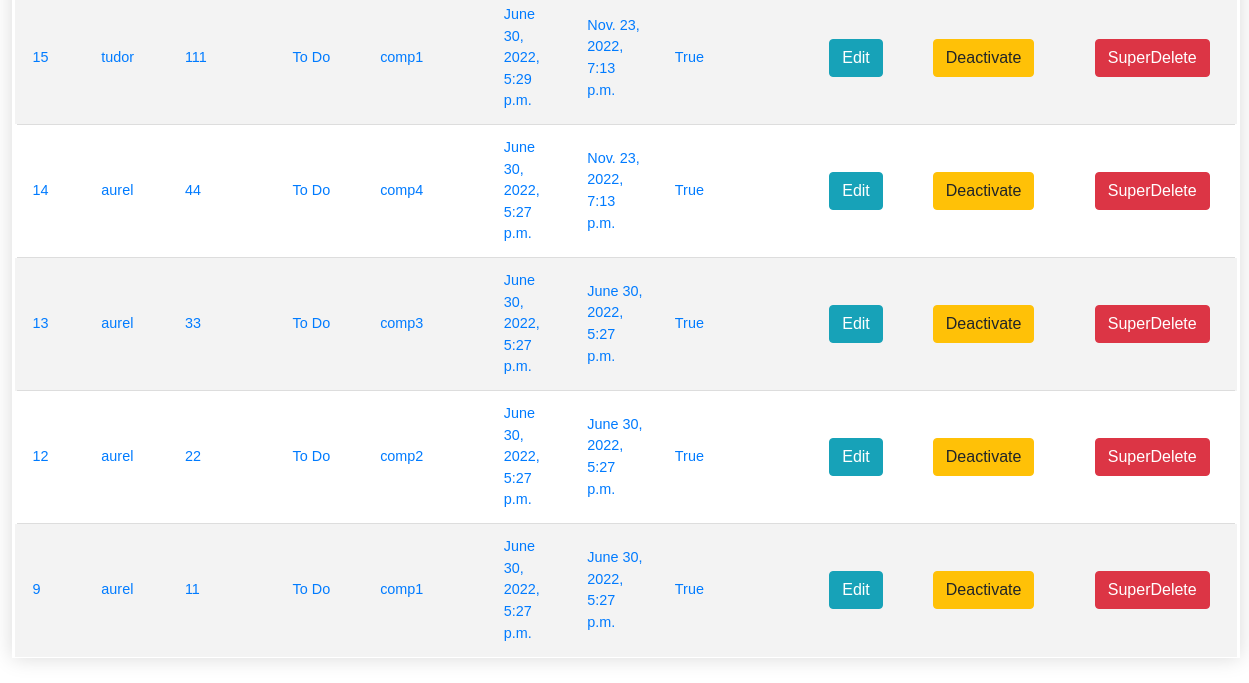
Before: /SuperMenueTickets/ (signed in, lower part) with the older database file.
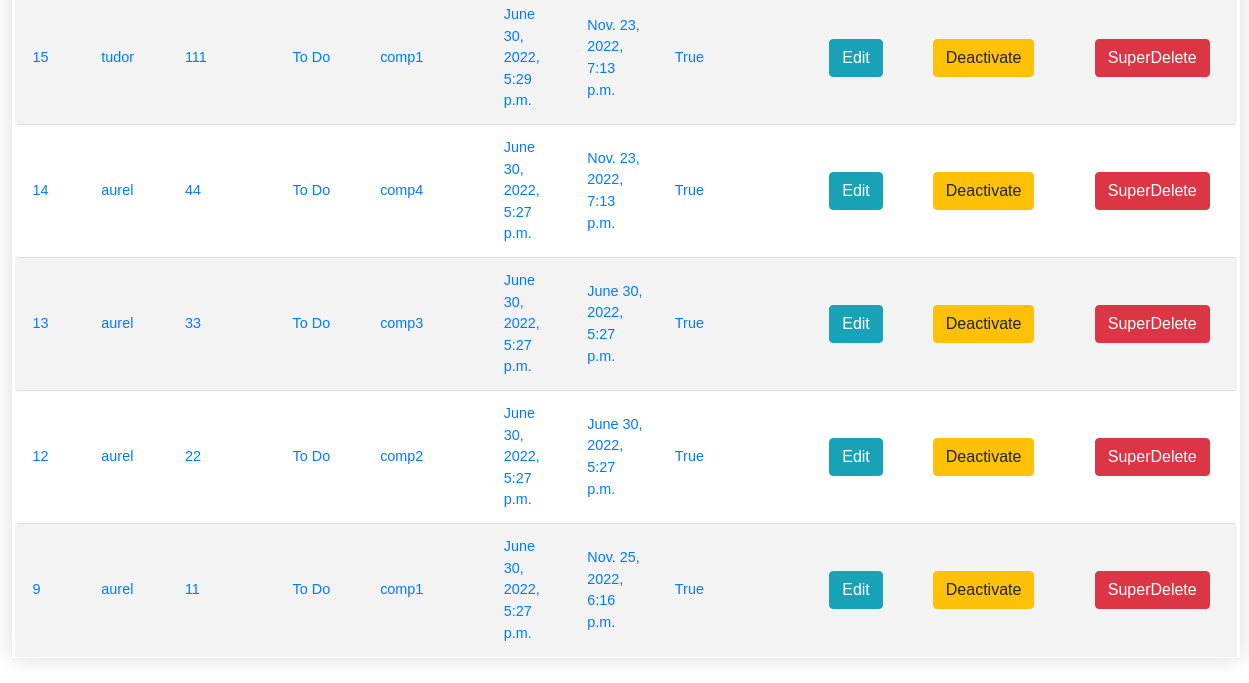
After: the same page with the newer database file.
### ticketApp/models.py (models this page shows)
class Ticket(models.Model):
	title = models.CharField(max_length=100)
	assignee = models.ForeignKey(User, null=True, blank=True, on_delete=models.CASCADE)
	status = models.CharField(max_length=25, choices=TicketStatus.choices, default=TicketStatus.TO_DO)
	compartment = models.CharField(max_length=25, choices=Compartiment.choices, default=None, null=False, blank=False)
	description = models.TextField()
	created_at = models.DateTimeField('created at', auto_now_add=True)
	updated_at = models.DateTimeField('updated at', auto_now=True)
	active = models.BooleanField(default=1)

### ticketApp/views.py (the view)
# urls.py: path('SuperMenueTickets/', views.super_menue_tickets, name='super_menue_tickets'),
@login_required
def super_menue_tickets(request):
	if request.user.is_superuser:
		tickets = Ticket.objects.order_by('-created_at')
		return render(request, 'super_menue_tickets.html', {'tickets': tickets})

### ticketApp/templates/super_menue_tickets.html (shortened to what this page needs)
{% extends 'base.html' %}
{% block content %}
<table class="styled-table" content="width=device-width, initial-scale=1, maximum-scale=1, minimum-scale=1">
    {% if user.is_authenticated %}
    <tbody>
    {% for ticket in tickets %}
    {% if user.is_superuser %}
    <tr>
        <td><a href="/ticket/{{ticket.id}}">{{ticket.id}}</a></td>
        <td><a href="/ticket/{{ticket.id}}">{{ticket.assignee}}</a></td>
        <td><a href="/ticket/{{ticket.id}}">{{ticket.title}}</a></td>
        <td><a href="/ticket/{{ticket.id}}">{{ticket.status}}</a></td>
        <td><a href="/ticket/{{ticket.id}}">{{ticket.compartment}}</a></td>
        <td><a href="/ticket/{{ticket.id}}">{{ticket.created_at}}</a></td>
        <td><a href="/ticket/{{ticket.id}}">{{ticket.updated_at}}</a></td>
        <td><a href="/ticket/{{ticket.id}}">{{ticket.active}}</a></td>
        <td><a href="{% url 'EditTicket' ticket.id %}" style="margin:10px;" class="btn btn-info">Edit</a></td>
        {% if ticket.active == True %}
        <td><a href="{% url 'DeactivateTicket' ticket.id %}" style="margin:10px;" class="btn btn-warning">Deactivate</a></td>
        {% else %}
        <td><a href="{% url 'ActiveTicket' ticket.id %}" style="margin:10px;" class="btn btn-success">Activate</a></td>
        {% endif %}
        <td><a href="{% url 'DeleteTicket' ticket.id %}" style="margin:10px;" class="btn btn-danger">SuperDelete</a></td>
    </tr>
    {% endif %}
    {% endfor %}
    </tbody>
    {% endif %}
</table>
{% endblock %}

Changed rows visible on the page:
changed Ticket id 9: updated_at "June 30, 2022, 5:27 p.m." → "Nov. 25, 2022, 6:16 p.m."
